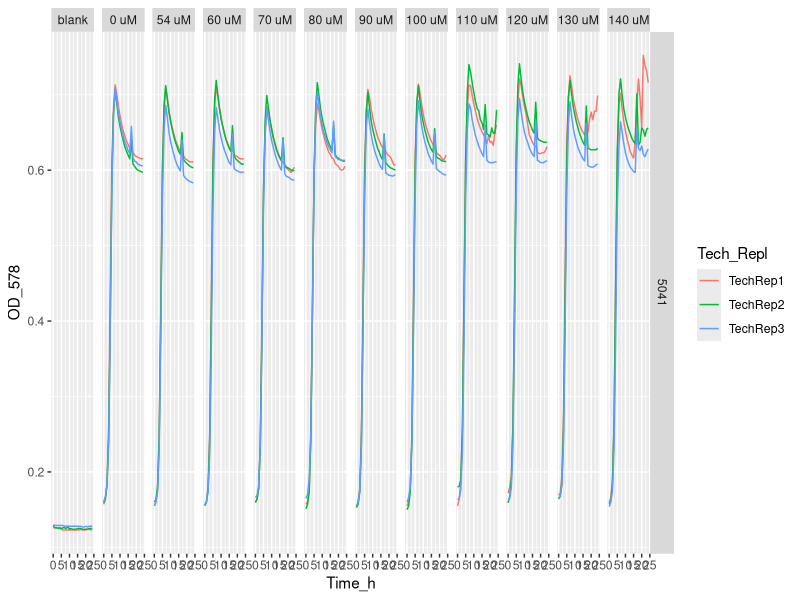
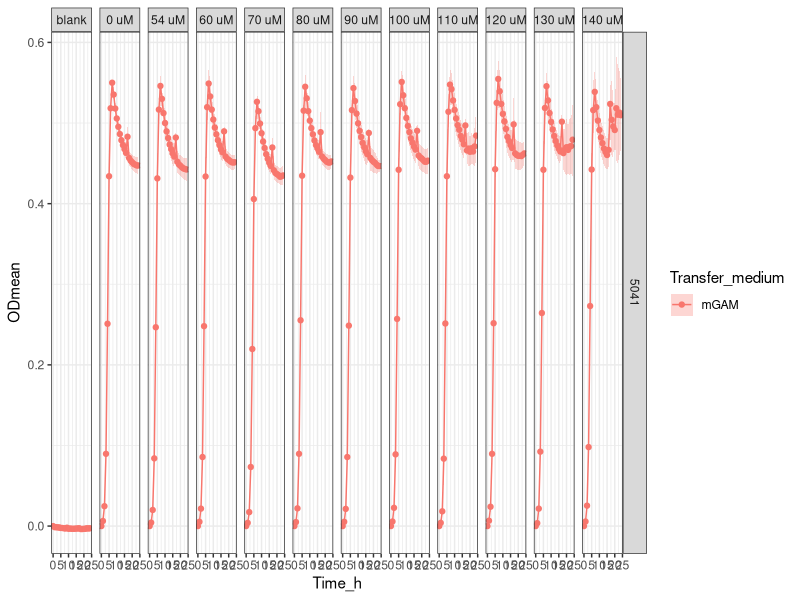

Source code (R) for these figures, in order:
setwd("C:/Users/sergi/Downloads/ITQB/Plate readings/Exp22_4plates_24012024")

library(tidyverse)
library(readxl)

Exp22 <- Exp22_4plates_24012024 <- read_excel("Exp22_4plates_24012024_5041_final_final.xlsx")
# View(Exp22) 

Exp22_v1 <- Exp22 %>%
  pivot_longer(names_to = "Condition", values_to = "OD_578", cols = -Time_h)
# Exp22_v1
# View(Exp22_v1)


Exp22_v2 <- separate(Exp22_v1, Condition, 
                     c("Strain",
                       "Transfer_medium",
                       "Zn_condition", 
                       "Tech_Repl",
                       "Biol_Repl",
                       "TPEN_conc",
                       "Well_number"), 
                     sep = "_", remove = FALSE,
                     convert = FALSE)
# View(Exp22_v2)

Exp22_v2$OD_578 <- as.numeric (Exp22_v2$OD_578) #Because OD_578 values are character


Exp22_v2 <- Exp22_v2 %>% mutate(TPEN_conc = recode (TPEN_conc,  "ctrTPENcells" = "blank",
                                                             "ctrTPEN" = "0 uM",
                                                             "10.8" = "54 uM",
                                                             "12" = "60 uM",
                                                             "14" = "70 uM",
                                                             "16" = "80 uM",
                                                             "18" = "90 uM",
                                                             "20" = "100 uM",
                                                             "22" = "110 uM",
                                                             "24" = "120 uM",
                                                             "26" = "130 uM",
                                                             "28" = "140 uM"))

Exp22_v2$TPEN_conc <- factor(Exp22_v2$TPEN_conc, levels = c("blank",
                                                            "0 uM",
                                                            "54 uM",
                                                            "60 uM",
                                                            "70 uM",
                                                            "80 uM",
                                                            "90 uM",
                                                            "100 uM",
                                                            "110 uM",
                                                            "120 uM",
                                                            "130 uM",
                                                            "140 uM"))


# Exp22_v2 %>%
#   ggplot(aes(x= Time_h, y=OD_578, color = Tech_Repl)) +
#   geom_line() +
#   facet_grid (Strain ~ TPEN_conc)


Exp22_v2 %>% filter (Transfer_medium == "mGAM") %>%
  ggplot(aes(x= Time_h, y=OD_578, color = Tech_Repl)) +
  geom_line() +
  facet_grid (Strain ~ TPEN_conc)

Exp22_v3<- Exp22_v2 %>% group_by(Strain, Transfer_medium, Zn_condition, Tech_Repl, Biol_Repl, Well_number) %>%
  mutate(blank = Time_h ==0)

# View(Exp22_v3)

Exp22_v4 <- Exp22_v3 %>%
  group_by(Strain, Transfer_medium, Zn_condition, Tech_Repl, Biol_Repl, Well_number) %>%
  mutate(OD = OD_578 - OD_578[blank]) %>%
  ungroup()


# View(Exp22_v4)

#Obtain the mean and sd
Exp22_v5 <- Exp22_v4 %>% group_by(Time_h, Strain, Transfer_medium, TPEN_conc) %>%
  summarise(ODmean = mean(OD), sdOD = sd(OD), n())


Exp22_v5 <- Exp22_v5 %>% mutate(TPEN_conc = recode (TPEN_conc,
                                                    "ctrTPENcells" = "blank",
                                                    "ctrTPEN" = "0 uM",
                                                    "10.8" = "54 uM",
                                                    "12" = " 60 uM",
                                                    "14" = "70 uM",
                                                    "16" = "80 uM",
                                                    "18" = "90 uM",
                                                    "20" = "100 uM",
                                                    "22" = "110 uM",
                                                    "24" = "120 uM",
                                                    "26" = "130 uM",
                                                    "28" = "140 uM"))


# stocks conc / 0.001(mM --> uM) / d.f (=2)--> conc TPEN (now in the table)


Exp22_v5  %>% filter (Transfer_medium == "mGAM") %>%
  ggplot(aes(x = Time_h,
             y = ODmean,
             color = Transfer_medium
  )) +
  geom_point() + 
  geom_line() +
  geom_ribbon(aes(ymin=ODmean-sdOD, ymax=ODmean+sdOD, fill = Transfer_medium), 
              alpha = 0.3, colour = NA) + 
  facet_grid (Strain ~ TPEN_conc) +
  theme_bw()
